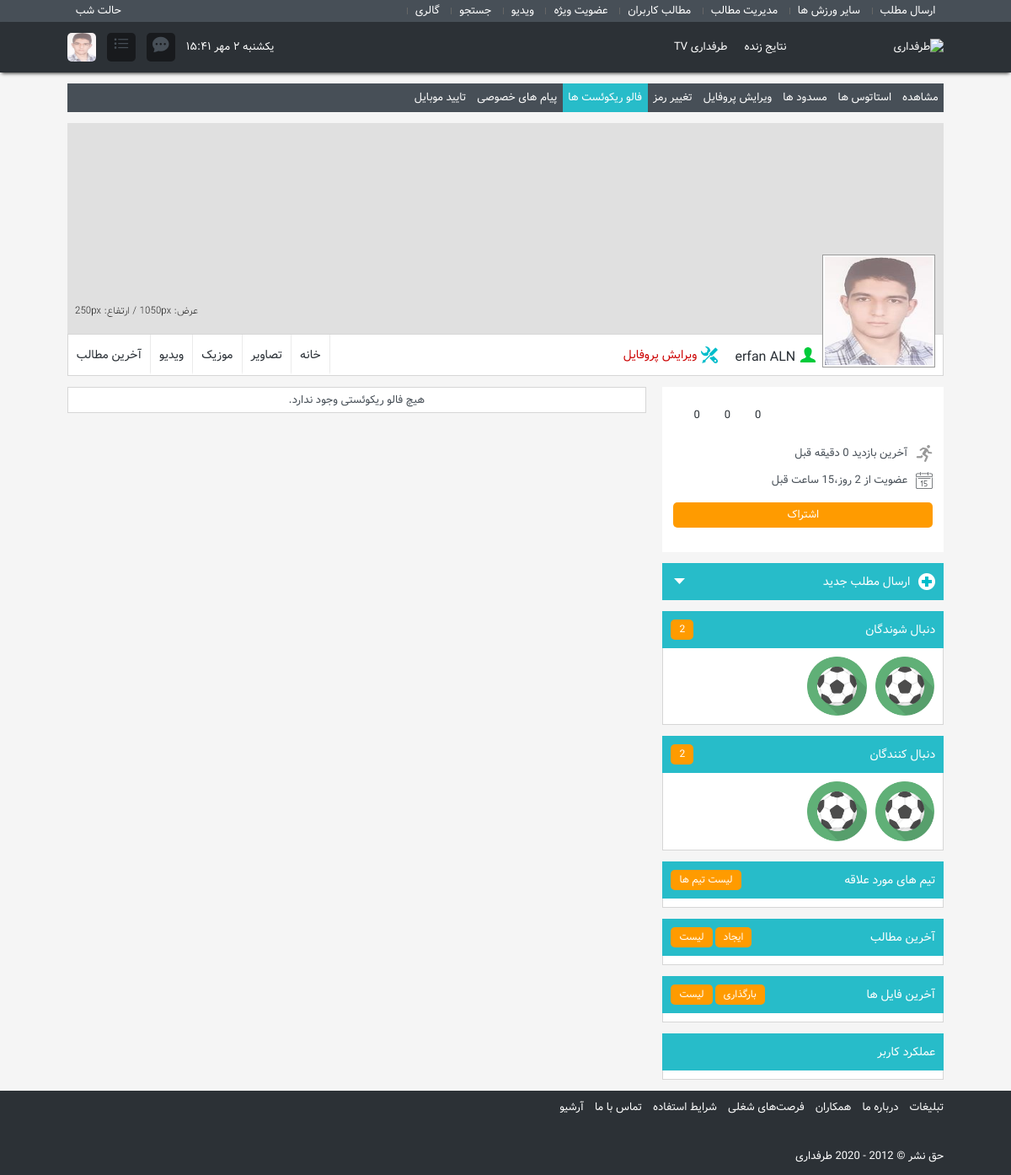
The page /accounts/profile/follow-requests/ (signed in) on the database its author committed.
### accounts/models.py (models this page shows, shortened)
class UserModel(AbstractBaseUser, PermissionsMixin):
    first_name = models.CharField(max_length=10, verbose_name='نام')
    last_name = models.CharField(max_length=10, verbose_name='نام خانوادگی')
    email = models.EmailField(unique=True, verbose_name='ایمیل')
    phone_number = models.CharField(max_length=11, unique=True, verbose_name='شماره تلفن')
    about_me = RichTextField(blank=True, null=True, verbose_name='درباره ی من')
    profile_image = models.ImageField(blank=True, null=True, verbose_name='عکس پروفایل',
                                      upload_to=user_profile_image_path, default='accounts/defaults/avatar-default.png')
    cover_image = models.ImageField(blank=True, null=True, verbose_name='عکس کاور', upload_to=user_cover_image_path,
                                    default='accounts/defaults/cover.jpg')
    background_image = models.ImageField(blank=True, null=True, verbose_name='عکس پس زمینه',
                                         upload_to=user_background_image_path)
    is_private = models.BooleanField(default=False, verbose_name='خصوصی')
    is_active = models.BooleanField(default=True)
    is_auther = models.BooleanField(default=False)
    is_admin = models.BooleanField(default=False)
    is_phone_verified = models.BooleanField(default=True)
    registration_date = models.DateField(auto_now_add=True, verbose_name='تاریخ عضویت')
    last_online = models.DateTimeField(verbose_name='آخرین انلاین', blank=True, null=True, auto_now_add=True)
    followings = models.ManyToManyField('self', symmetrical=False, through='FollowModel',
                                        through_fields=('from_user', 'to_user'), related_name='followers')
    blocking = models.ManyToManyField('self', symmetrical=False, through='BlockModel',
                                      through_fields=('from_user', 'to_user'), related_name='blockers')
    followings_request = models.ManyToManyField('self', symmetrical=False, through='FollowRequestModel',
                                                through_fields=('from_user', 'to_user'),
                                                related_name='followers_request')
    emojis_pack = models.ManyToManyField('self', symmetrical=False, through='EmojiPackageModel',
                                         through_fields=('from_user', 'to_user'), related_name='packs_emojis')
    class Meta:
        verbose_name = 'کاربر'
    objects = UserManager()
    USERNAME_FIELD = 'email'
    REQUIRED_FIELDS = ['first_name', 'last_name', 'phone_number']
    @property
    def full_name(self):
        return f'{self.first_name} {self.last_name}'
    def get_absolute_url(self):
        return reverse('accounts:profile', kwargs={'pk': self.id})
    @property
    def is_online(self):
        time_difference = timezone.now() - self.last_online
        return time_difference.total_seconds() < timezone.timedelta(minutes=10).total_seconds()
    @property
    def number_of_heart_emojis(self):
        return self.packs.filter(heart=True).count()
    @property
    def number_of_trophy_emojis(self):
        return self.packs.filter(trophy=True).count()
    @property
    def number_of_passion_emojis(self):
        return self.packs.filter(passion=True).count()

### accounts/views.py (the view)
# urls.py: path('profile/follow-requests/', views.UserFollowRequestsView.as_view(), name='follow_requests'),
class UserFollowRequestsView(LoginRequiredMixin, ProfileContextMixin, ListView):
    template_name = 'accounts/follow_requests.html'
    context_object_name = 'follower_requests'
    def get_queryset(self):
        return self.request.user.followers_request.all()

### accounts/templates/accounts/follow_requests.html (shortened to what this page needs)
{% extends 'accounts/base_profile.html' %}
{% load static %}
{% block other_stylesheet %}
    <link rel="stylesheet" href="{% static 'accounts/css/follow_requests.css' %}">
{% endblock %}
{% block main %}
    <div class="follow-request-list">
        {% for follower_request in follower_requests %}
            <div class="follow">
                            <span>
                                <a href="{{ follower_request.get_absolute_url }}">
                                    <img src="{{ follower_request.profile_image.url }}" width="128" height="128">
                                </a>
                            </span>
                <div>
                    <a href="{{ follower_request.get_absolute_url }}">{{ follower_request.full_name }}</a>
                </div>
                <a href="{% url 'accounts:follow_request_decision' follower_request.pk %}?decision=accept"
                   class="accept-button">قبول</a>
                <a href="{% url 'accounts:follow_request_decision' follower_request.pk %}?decision=reject"
                   class="reject-button">حذف</a>
            </div>
        {% empty %}
            <div style="text-align: center;">هیچ فالو ریکوئستی وجود ندارد.</div>
        {% endfor %}
    </div>
{% endblock %}

### accounts/templates/accounts/base_profile.html (shortened to what this page needs)
{% extends 'base.html' %}
{% load static %}
{% block stylesheet %}
    <link rel="stylesheet" href="{% static 'accounts/css/base_profile.css' %}">
    {% block other_stylesheet %}{% endblock %}
{% endblock %}
{% block body %}
    {% include 'accounts/base_profile_tabs.html' %}
    <div id="page-user" class="pb-3">
        <div class="container">
            <div id="cover-image" style="position: relative">
                <div id="item">
                    <img src="{{ user.cover_image.url }}" width="1050" height="250">
                </div>
                <span class="user-picture">
                <a href="{{ user.get_absolute_url }}" title="مشاهده پروفایل کاربر">
                        <img src="{{ user.profile_image.url }}" width="128" height="128">
                </a>
            </span>
            </div>
            <div id="tools" class="d-flex justify-content-between">
                <div id="tools-1" class="d-flex flex-row carousel">
                    <h2 class="status">
                        <a href="{{ user.get_absolute_url }}">{{ user.full_name }}</a>
                        <i class="tarafdari-icons"></i>
                    </h2>
                    <div>
                        {% if is_owner %}
                            <a class="update" style="cursor: pointer" href="{% url 'accounts:edit_profile' %}"><i
                                    class="update-icon"></i>ویرایش پروفایل</a>
                        {% endif %}
                    </div>
                </div>
                <div id="tools-2">
                    <a href="">آخرین مطالب</a>
                    <a href="">ویدیو</a>
                    <a href="">موزیک</a>
                    <a href="">تصاویر</a>
                    {% if is_owner %}
                        <a href="">خانه</a>
                    {% else %}
                        <a href="{% url 'accounts:block_report' user.pk %}">گزارش</a>
                    {% endif %}
                </div>
            </div>
        </div>
    </div>
    <section id="main">
        <div class="container">
            <div class="row">
                <div class="col-4">
                    <div class="d-flex flex-column px-3 py-4">
                        <div id="emoji-package" class="pb-3">
                            {% if does_selected_emoji.heart %}
                                <a href="{% url 'accounts:emoji_package' user.pk %}?emoji=heart"
                                   class="emoji-heart selected">
                            {% else %}
                                <a href="{% url 'accounts:emoji_package' user.pk %}?emoji=heart" class="emoji-heart">
                            {% endif %}
                            {{ user.number_of_heart_emojis }}</a>
                            {% if does_selected_emoji.trophy %}
                                <a href="{% url 'accounts:emoji_package' user.pk %}?emoji=trophy"
                                   class="emoji-trophy selected">
                            {% else %}
                                <a href="{% url 'accounts:emoji_package' user.pk %}?emoji=trophy" class="emoji-trophy">
                            {% endif %}
                            {{ user.number_of_trophy_emojis }}</a>
                            {% if does_selected_emoji.passion %}
                                <a href="{% url 'accounts:emoji_package' user.pk %}?emoji=passion"
                                   class="emoji-passion selected">
                            {% else %}
                                <a href="{% url 'accounts:emoji_package' user.pk %}?emoji=passion"
                                   class="emoji-passion">
                            {% endif %}
                            {{ user.number_of_passion_emojis }}</a>
                        </div>
                        <div>
                            <div class="py-2">
                                <i class="last-online"></i>آخرین بازدید {{ user.last_online|timesince }} قبل
                            </div>
                            <div class="py-2">
                                <i class="registration-date"></i>عضویت از {{ user.registration_date|timesince }} قبل
                            </div>
                        </div>
                        <div>
                            <a href="" class="subscription">اشتراک</a>
                        </div>
                    </div>
                    <div class="my-3" id="add-post">
                        <h2><i></i><a href="{% url 'posts:create_post' %}"></a>ارسال مطلب جدید</h2>
                    </div>
                    <div id="block-followings">
                        <h2>دنبال شوندگان
                            <a href="{% url 'accounts:user_followings_list' user.pk %}">{{ followings_count }}</a>
                        </h2>
                        <div class="row">
                            {% for following in followings %}
                                <span class="col-4"><a href="{{ following.get_absolute_url }}">
                                <img src="{{ following.profile_image.url }}" width="58" height="58"
                                     title="{{ following.full_name }}">
                            </a></span>
                            {% endfor %}
                        </div>
                    </div>
                    <div id="block-followers" class="my-3">
                        <h2>دنبال کنندگان
                            <a href="{% url 'accounts:user_followers_list' user.pk %}">{{ followers_count }}</a>
                        </h2>
                        <div class="row">
                            {% for follower in followers %}
                                <span class="col-4"><a href="{{ follower.get_absolute_url }}">
                                <img src="{{ follower.profile_image.url }}" width="58" height="58"
                                     title="{{ follower.full_name }}">
                            </a></span>
                            {% endfor %}
                        </div>
                    </div>
                    <div id="block-teams" class="my-3">
                        <h2>تیم های مورد علاقه
                            <a href="{% url 'teams:list_teams' 'all' %}">لیست تیم ها</a>
                        </h2>
                        <div class="row">
                        </div>
                    </div>
                    <div id="block-posts" class="my-3">
                        <h2>آخرین مطالب
                            <a href="">لیست</a>
                            <a href="">ایجاد</a>
                        </h2>
                        <div class="row">
                        </div>
                    </div>
                    <div id="block-upload" class="my-3">
                        <h2>آخرین فایل ها
                            <a href="">لیست</a>
                            <a href="">بارگذاری</a>
                        </h2>
                        <div class="row">
                        </div>
                    </div>
                    <div id="block-info" class="my-3">
                        <h2>عملکرد کاربر
                        </h2>
                        <div class="row">
                        </div>
                    </div>
                </div>
                <div class="col-8">
                    {% block main %}{% endblock %}
                </div>
            </div>
        </div>
    </section>
{% endblock %}

### templates/base.html (shortened to what this page needs)
{% load static %}
<!DOCTYPE html>
<html lang="fa" dir="rtl">
<head>
    <link rel="stylesheet" href="https://cdn.jsdelivr.net/npm/bootstrap@5.2.3/dist/css/bootstrap.rtl.min.css"
>
    <link rel="stylesheet" href="https://cdn.jsdelivr.net/npm/bootstrap-icons@1.11.1/font/bootstrap-icons.css">
    <link rel="stylesheet" href="{% static 'css/base.css' %}">
    {% block stylesheet %}{% endblock %}
</head>
<body>
<div id="shortcuts">
    <section class="container">
        <div class="d-flex justify-content-between">
            <div id="shortcut-menu">
                <a href="">ارسال مطلب</a>
                <a href="">سایر ورزش ها</a>
                <a href="">مدیریت مطالب</a>
                <a href="">مطالب کاربران</a>
                <a href="">عضویت ویژه</a>
                <a href="">ویدیو</a>
                <a href="">جستجو</a>
                <a class="last" href="">گالری</a>
            </div>
            <div>
                <a class="night-toggle" href="">حالت شب</a>
            </div>
        </div>
    </section>
</div>
<div id="header">
    <section class="container">
        <div class="row">
            <div class="col-2">
                <a class="logo" href="">
                    <img alt="طرفداری" src="https://www.tarafdari.com/sites/all/themes/hope/logo-desktop.svg?4">
                </a>
            </div>
            <div class="col-6">
                <div id="main-menu">
                    <a href="">نتایج زنده</a>
                    <a href="">طرفداری TV</a>
                </div>
            </div>
            <div class="col-4">
                {% if request.user.is_authenticated %}
                    <div class="notice-deliver text-center ms-3 py-auto">
                        <a href="">
                            {% if request.user.profile_image %}
                                <img src="{{ request.user.profile_image.url }}" width="34" height="34"
                                     style="border-radius: 5px">
                            {% else %}
                                <img src="{% static 'defaults/avatar-default.png' %}" width="34" height="34"
                                     style="border-radius: 5px">
                            {% endif %}
                        </a>
                    </div>
                    <div class="notice-deliver text-center ms-3 py-auto">
                        <a href="">
                            <i class="bi bi-list-task fs-4"></i>
                        </a>
                    </div>
                    <div class="notice-deliver text-center ms-3 py-auto">
                        <a href="">
                            <i class="bi bi-chat-dots-fill fs-4"></i>
                        </a>
                    </div>
                {% else %}
                    <div class="ms-3">
                        <a href="{% url 'accounts:login' %}" class="register-button">عضویت / ورود</a>
                    </div>
                {% endif %}
                <div>
                    <time style="color: #fff" id="time-header">چهارشنبه
                    </time>
                </div>
            </div>
        </div>
    </section>
</div>
{% block body %}{% endblock %}
<footer id="footer">
    <div class="container">
        <div class="d-flex flex-row">
            <a href="" class="pe-3">تبلیغات</a>
            <a href="" class="pe-3">درباره ما</a>
            <a href="" class="pe-3">همکاران</a>
            <a href="" class="pe-3">فرصت‌های شغلی</a>
            <a href="" class="pe-3">شرایط استفاده</a>
            <a href="" class="pe-3">تماس با ما</a>
            <a href="">آرشیو</a>
        </div>
        <div class="pt-5">
            <p>حق نشر © 2012 - 2020 طرفداری</p>
        </div>
    </div>
</footer>
</body>
</html>

### rows shown on the page
UserModel: user.profile_image (picture), cover_image (picture), profile_image (picture), full_name "erfan ALN", number_of_heart_emojis "0", number_of_trophy_emojis "0", number_of_passion_emojis "0", last_online "0 دقیقه", registration_date "2 روز،15 ساعت"
UserModel: profile_image (placeholder picture)
UserModel: profile_image (placeholder picture)

### other values the page prints
{{ followings_count }} "2"
{{ followers_count }} "2"
